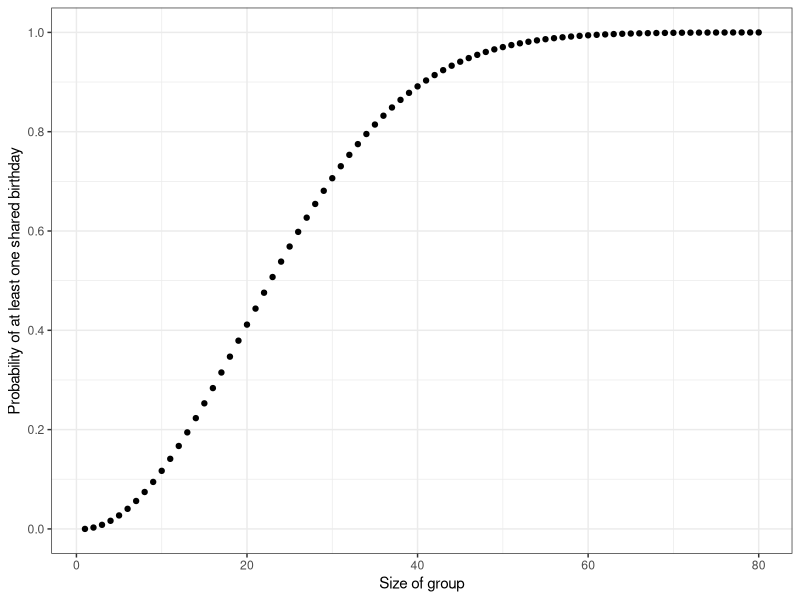
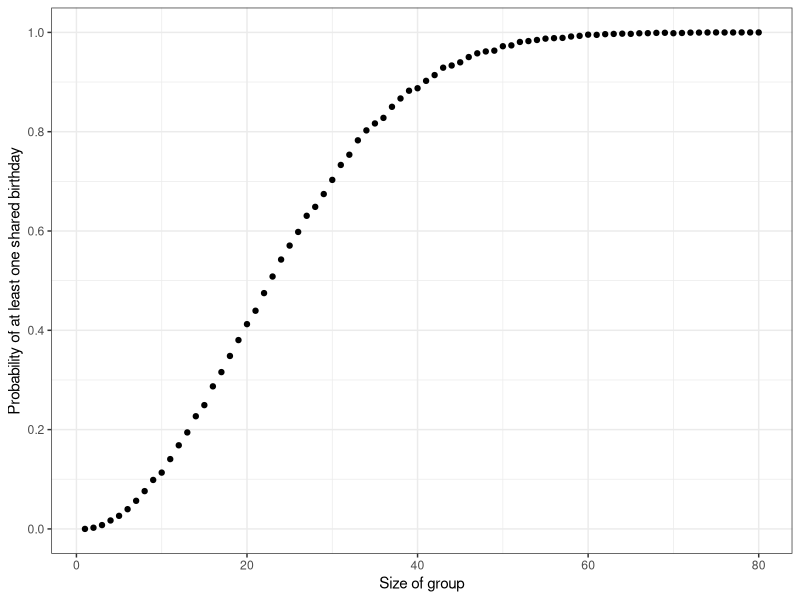
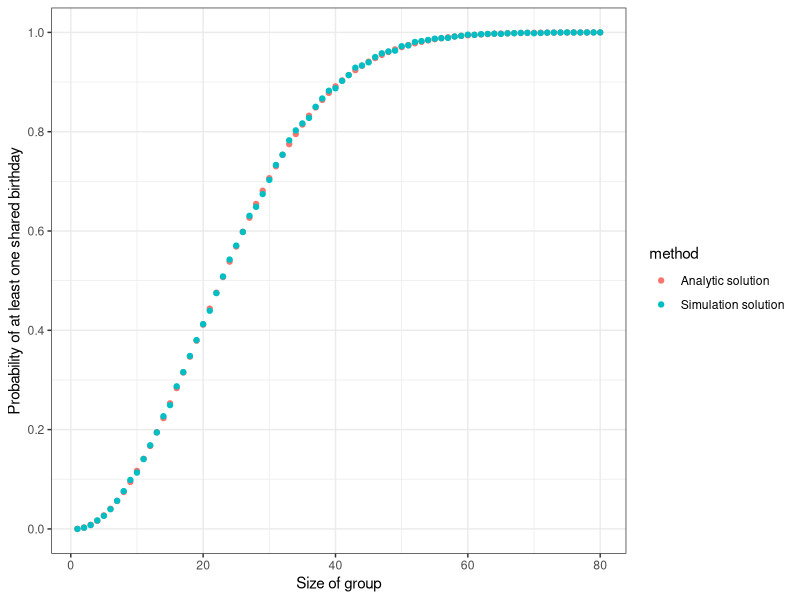

Generate these figures, in order, with R:
## ---- chunk 1
library(ggplot2)
# Set size to store the amount of students.
size <- seq(1, 80, by = 1)
# Set an empty vector prob1 to store the probability.
prob1 <- c()
# Use for loop to calculate probability for different size of students and store the results.
for (i in size) {
  prob1 <- c(prob1, 1 - choose(365, i)*factorial(i)/365**i)
}

# Define a data.frame named data1 to store data "size" and "prob1".
data1 <- data.frame(size = size, probability =prob1, method = "Analytic solution")
# Plot a scatterplot which shows the relationship of the probability and size.
picture1 <- ggplot(data = data1, aes(x = size, y = probability)) +
            geom_point() +
            scale_y_continuous(breaks = seq(0, 1, 0.2)) +
            xlab("Size of group") +
            ylab("Probability of at least one shared birthday") +
            theme_bw()
# Show the probability.
picture1
## ---- chunk 2
# Set a random number seed.
set.seed(1)
# Set size to store the amount of students.
size <- seq(1, 80, by = 1)
# Set an empty vector prob2 to store the probability.
prob2 <- c()
# Use for loop to simulate probability for different size of students and store the results.
for (i in 1:80) {
# Define m to store the amount of virtual classes that have at least one share birthday.
  m = 0
# Use for loop to simulate 10000 virtual classes for each amount of students.
  for (k in 1:10000) {
# Simulate the birthday for a virtual class.
    birthday <- sample(1:365, size = i, replace = TRUE)
# Judge if the students in a virtual class have different birthday from each other.
    if(length(unique(birthday)) != length(birthday)) {
# If there are students share one birthdat, m need to add 1.
      m = m +1
    }
  }
# Record the predicted probability of at least one share birthday and store it in prob2.
  prob2 <- c(prob2, m/10000)
}

# Define a data.frame named data2 to store data "size" and "prob2".
data2 <- data.frame(size = size, probability =prob2, method = "Simulation solution")
# Plot a scatterplot which shows the relationship of the predicted probability and size.
picture2 <- ggplot(data = data2, aes(x = size, y = probability)) +
            geom_point() +
            scale_y_continuous(breaks = seq(0, 1, 0.2)) +
            xlab("Size of group") +
            ylab("Probability of at least one shared birthday") +
            theme_bw()
# Show the probability.
picture2
## ---- chunk 3
data3 <- rbind(data1, data2)
picture3 <- ggplot(data = data3, aes(x = size, y = probability, col = method)) +
            geom_point() +
            scale_y_continuous(breaks = seq(0, 1, 0.2)) +
            xlab("Size of group") +
            ylab("Probability of at least one shared birthday") +
            theme_bw()
# Show the probability.
picture3
